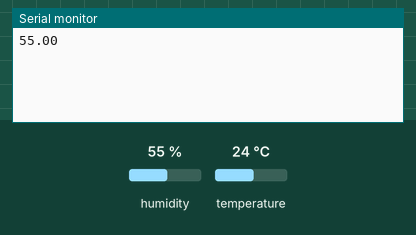
A sketch run on a simulated Arduino Uno, built with avr-gcc and run on an emulated ATmega328P. Parts: the last lines printed to the serial monitor. Inputs (shaded band) come from the test bench; at power-on: humidity 55 %, temperature 24 °C.

Above: at 1.8 s.
1.9 s: humidity set to 22 %
At 2.5 s:
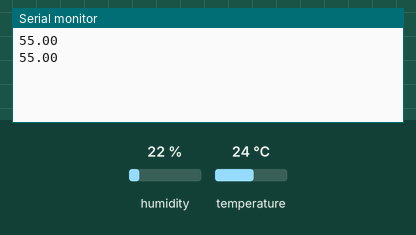
3.4 s: humidity set to 40 %
At 4.6 s:
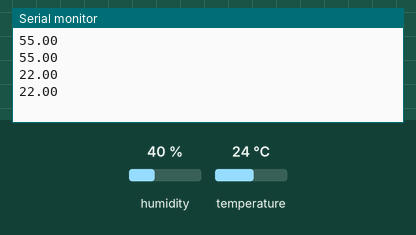
Timing chart, 0 to 6.4 s (numbered marks = the images above; inputs shaded):
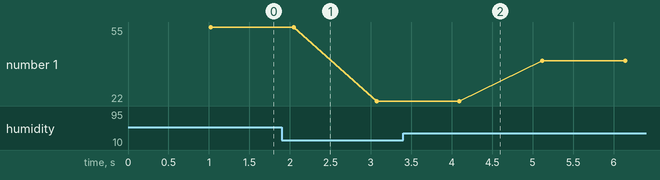

The sketch:

dhtLectura.ino
```cpp
//////////////////////////////////////////
// Sección define
/////////////////////////////////////////

//Definimos el puerto del
#define pDHT 13

//////////////////////////////////////////
// LIBRERIAS
/////////////////////////////////////////

//Incluimos las librerias de DHT
#include <dht.h>

//Instanciamos un objeto DHT

dht dhtObj;

void setup() {
  //Iniciamos el puerto serie (USB) para poder leer los datos desde el ordenador
  Serial.begin(9600);
}

void loop() {
  //Leemos los datos del pin de datos del DHT (read11 (11 en numero :-D, no es LL)
  dhtObj.read11(pDHT);
  // Impimimos los datos leidos (nos lo proporciona los metodos de la clase DHT
  float humedad=dhtObj.humidity;
  float temperatura=dhtObj.temperature;
  //Las especificaciones de la libreria nos dicen de esperar un minimo de tiempo,
  //leemos los datos cada minuto.
  delay(1000);
  //Sacamos los datos por serial
  //Serial.print("Temp: ");
  //Serial.print(temperatura);
  //Serial.println(" Grados centígrados");
  //Serial.print("Humedad: ");
  //Serial.print(humedad);
  //Serial.println(" %");
  //Serial.println("=======================================");
  //Serial.println(temperatura);
  Serial.println(humedad);
}
```

Measured:
- plotted number 1: 55 → 22 after the input at 1.9 s, 22 → 40 after the input at 3.4 s
